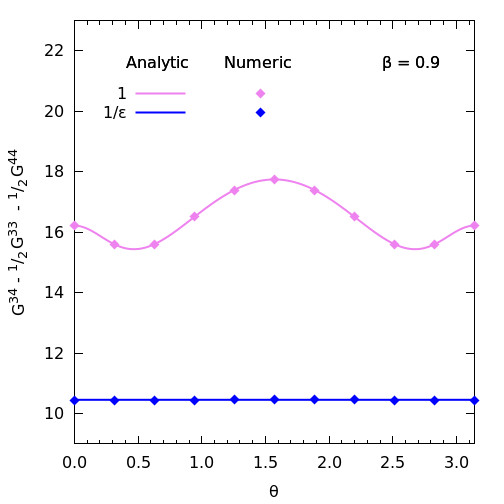

gnuplot code for this plot:
#
 
set terminal pngcairo enhanced size 7in, 7in 
set output 'bubble-theta34.png'

set multiplot

set ylabel "G^{34} - ^1/@_2  G^{33}  - ^1/@_2  G^{44}"
set xlabel "{/Symbol q}"
#set format y "10^{%T}"

set style line 1 lt 1 lw 2 pt 13 ps 1.2 lc rgb "red" 
set style line 2 lt 1 lw 2 pt 13 ps 1.2 lc rgb "green" 
set style line 3 lt 1 lw 2 pt 13 ps 1.2 lc rgb "blue" 
set style line 4 lt 1 lw 2 pt 13 ps 1.2 lc rgb "violet" 

set xrange [0:3.14159]
set yrange [9:23]

#set logscale y

#-----------------------------------------------------------------------------
set origin 0,0
set key                            at graph 0.30,0.85
set label "Analytic       Numeric" at graph 0.13,0.9 left 

set label "{/Symbol b} = 0.9" at graph 0.77, 0.90 left 
set format x "%.1f"
set xtics 0.5
set mxtics 5
plot   \
  'math34theta.dat' u 1:2 w l ls 4 t '1',\
  'math34theta.dat' u 1:3 w l ls 3 t '1/{/Symbol e}'

#-----------------------------------------------------------------------------
set origin 0,0
set xlabel " "
set ylabel " "
#set xtics -1,10, 100
#set ytics -1,200,1000
set format y "\   "
set format x "\ "
unset border
set key at graph 0.55,0.85

plot \
  'sfcalcres/theta3400.dat' u 1:2 w p ls 4 t ' ',\
  'sfcalcres/theta3401.dat' u 1:2 w p ls 3 t ' '
